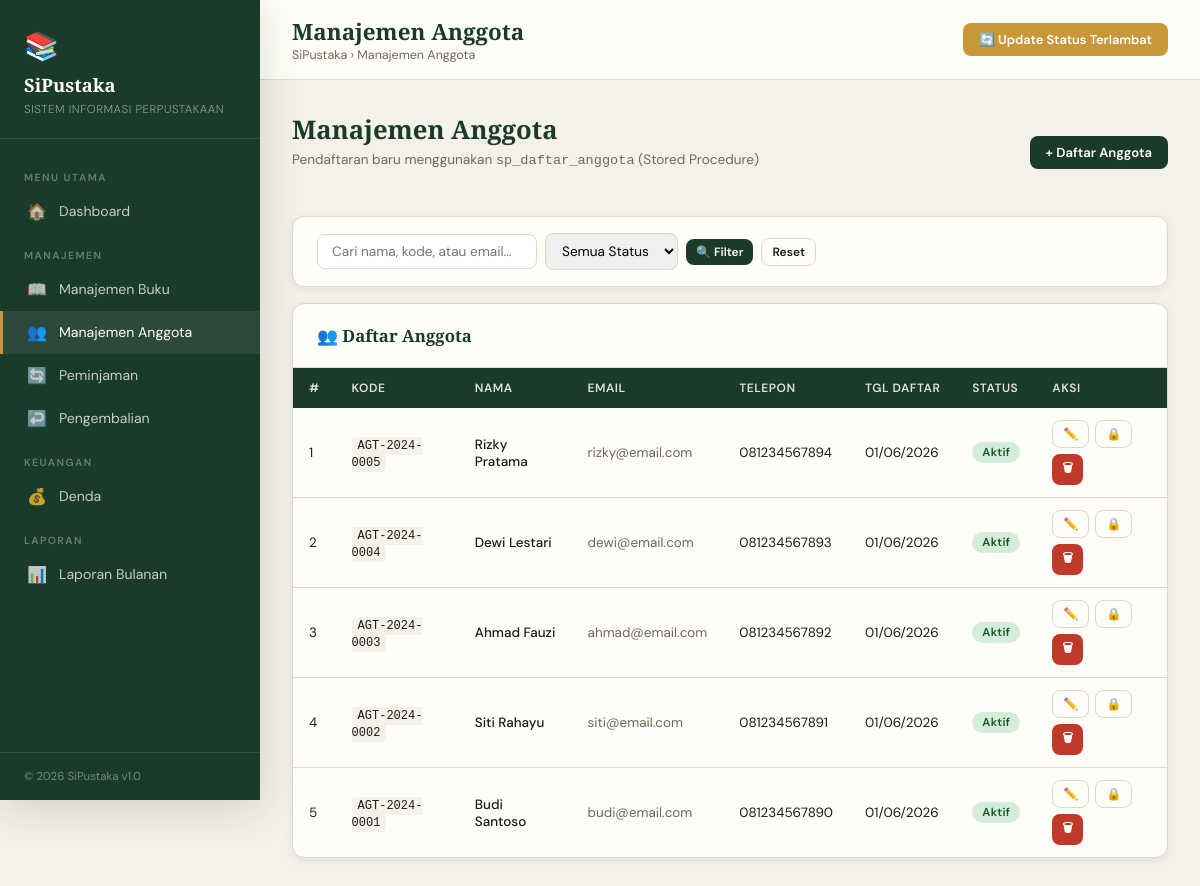
/pages/anggota.php, run on the app's committed database.
### tables this page shows
CREATE TABLE IF NOT EXISTS anggota (
    id_anggota    INT AUTO_INCREMENT PRIMARY KEY,
    kode_anggota  VARCHAR(20)  NOT NULL UNIQUE,
    nama          VARCHAR(150) NOT NULL,
    email         VARCHAR(150) UNIQUE,
    telepon       VARCHAR(20),
    alamat        TEXT,
    tanggal_daftar DATE DEFAULT (CURRENT_DATE),
    status        ENUM('aktif','nonaktif') DEFAULT 'aktif',
    created_at    TIMESTAMP DEFAULT CURRENT_TIMESTAMP
);

### pages/anggota.php (the view, shortened to what this page needs)
<?php
$page_title = 'Manajemen Anggota';
$base_url   = '../';
$db = getDB();
$search = trim($_GET['q'] ?? '');
$where_parts = [];
$where = $where_parts ? "WHERE ".implode(' AND ', $where_parts) : '';
$anggota_list = $db->query("SELECT * FROM anggota $where ORDER BY id_anggota DESC");
include '../includes/header.php';
?>
<div class="flex justify-between items-center mb-6">
    <div>
        <h2 class="section-title">Manajemen Anggota</h2>
        <p class="section-subtitle">Pendaftaran baru menggunakan <code>sp_daftar_anggota</code> (Stored Procedure)</p>
    </div>
    <button class="btn btn-primary" onclick="openModal('modal-tambah')">+ Daftar Anggota</button>
</div>
<div class="card mb-4">
    <div class="card-body" style="padding:16px 24px">
        <form class="search-bar" method="GET">
            <input type="text" name="q" placeholder="Cari nama, kode, atau email..." value="<?= htmlspecialchars($search) ?>">
            <select name="status" style="border:1.5px solid var(--border);border-radius:8px;padding:8px 12px;font-family:'DM Sans',sans-serif;font-size:.85rem;outline:none">
                <option value="">Semua Status</option>
            </select>
            <button type="submit" class="btn btn-primary btn-sm">🔍 Filter</button>
            <a href="anggota.php" class="btn btn-outline btn-sm">Reset</a>
        </form>
    </div>
</div>
<div class="card">
    <div class="card-header">
        <h3>👥 Daftar Anggota</h3>
    </div>
    <div class="card-body">
        <div class="table-wrapper">
            <table>
                <thead>
                    <tr>
                        <th>#</th>
                        <th>Kode</th>
                        <th>Nama</th>
                        <th>Email</th>
                        <th>Telepon</th>
                        <th>Tgl Daftar</th>
                        <th>Status</th>
                        <th>Aksi</th>
                    </tr>
                </thead>
                <tbody>
                <?php
                $no = 1;
                if ($anggota_list && $anggota_list->num_rows > 0):
                    while ($a = $anggota_list->fetch_assoc()):
                ?>
                <tr>
                    <td><?= $no++ ?></td>
                    <td><code style="font-size:.75rem;background:var(--bg);padding:2px 6px;border-radius:4px"><?= htmlspecialchars($a['kode_anggota']) ?></code></td>
                    <td style="font-weight:500"><?= htmlspecialchars($a['nama']) ?></td>
                    <td style="color:var(--text-muted)"><?= htmlspecialchars($a['email'] ?? '-') ?></td>
                    <td><?= htmlspecialchars($a['telepon'] ?? '-') ?></td>
                    <td><?= $a['tanggal_daftar'] ? date('d/m/Y', strtotime($a['tanggal_daftar'])) : '-' ?></td>
                    <td>
                        <span class="badge <?= $a['status']==='aktif' ? 'badge-success' : 'badge-muted' ?>">
                            <?= ucfirst($a['status']) ?>
                        </span>
                    </td>
                    <td>
                        <div style="display:flex;gap:6px;flex-wrap:wrap">
                            <button class="btn btn-outline btn-sm" onclick='editAnggota(<?= json_encode($a) ?>)'>✏️</button>
                            <form method="POST" style="display:inline">
                                <button type="submit" class="btn btn-sm <?= $a['status']==='aktif' ? 'btn-outline' : 'btn-success' ?>">
                                    <?= $a['status']==='aktif' ? '🔒' : '🔓' ?>
                                </button>
                            </form>
                            <form method="POST" onsubmit="return confirm('Hapus anggota ini?')" style="display:inline">
                                <button type="submit" class="btn btn-danger btn-sm">🗑</button>
                            </form>
                        </div>
                    </td>
                </tr>
                <?php endwhile;
                else: ?>
                <tr><td colspan="8">
                    <div class="empty-state"><div class="icon">👤</div><p>Belum ada anggota</p></div>
                </td></tr>
                <?php endif; ?>
                </tbody>
            </table>
        </div>
    </div>
</div>
<?php include '../includes/footer.php'; ?>

### includes/header.php (shortened to what this page needs)
<?php
$current_page = basename($_SERVER['PHP_SELF'], '.php');
?>
<!DOCTYPE html>
<html lang="id">
<head>
<link rel="stylesheet" href="<?= $base_url ?? '../' ?>assets/css/style.css">
</head>
<body>
<aside class="sidebar">
    <div class="sidebar-brand">
        <div class="logo-icon">📚</div>
        <h2>SiPustaka</h2>
        <small>Sistem Informasi Perpustakaan</small>
    </div>
    <nav class="sidebar-nav">
        <div class="nav-label">Menu Utama</div>
        <a href="<?= $base_url ?? '../' ?>index.php" class="<?= $current_page === 'index' ? 'active' : '' ?>">
            <span class="icon">🏠</span> Dashboard
        </a>
        <div class="nav-label">Manajemen</div>
        <a href="<?= $base_url ?? '../' ?>pages/buku.php" class="<?= $current_page === 'buku' ? 'active' : '' ?>">
            <span class="icon">📖</span> Manajemen Buku
        </a>
        <a href="<?= $base_url ?? '../' ?>pages/anggota.php" class="<?= $current_page === 'anggota' ? 'active' : '' ?>">
            <span class="icon">👥</span> Manajemen Anggota
        </a>
        <a href="<?= $base_url ?? '../' ?>pages/peminjaman.php" class="<?= $current_page === 'peminjaman' ? 'active' : '' ?>">
            <span class="icon">🔄</span> Peminjaman
        </a>
        <a href="<?= $base_url ?? '../' ?>pages/pengembalian.php" class="<?= $current_page === 'pengembalian' ? 'active' : '' ?>">
            <span class="icon">↩️</span> Pengembalian
        </a>
        <div class="nav-label">Keuangan</div>
        <a href="<?= $base_url ?? '../' ?>pages/denda.php" class="<?= $current_page === 'denda' ? 'active' : '' ?>">
            <span class="icon">💰</span> Denda
        </a>
        <div class="nav-label">Laporan</div>
        <a href="<?= $base_url ?? '../' ?>pages/laporan.php" class="<?= $current_page === 'laporan' ? 'active' : '' ?>">
            <span class="icon">📊</span> Laporan Bulanan
        </a>
    </nav>
    <div class="sidebar-footer">
        &copy; <?= date('Y') ?> SiPustaka v1.0
    </div>
</aside>
<div class="main">
    <div class="topbar">
        <div>
            <h1><?= htmlspecialchars($page_title ?? 'Dashboard') ?></h1>
            <div class="breadcrumb">SiPustaka &rsaquo; <?= htmlspecialchars($page_title ?? 'Dashboard') ?></div>
        </div>
        <div class="topbar-right">
            <form method="POST" action="<?= $base_url ?? '../' ?>pages/actions/update_status.php" style="display:inline">
                <button type="submit" class="btn-update-status">
                    🔄 Update Status Terlambat
                </button>
            </form>
        </div>
    </div>
    <div class="content">

### includes/footer.php (shortened to what this page needs)
    </div>
</div>
</body>
</html>

### data on the page
anggota: kode_anggota "AGT-2024-0005", nama "Rizky Pratama", email "rizky@email.com", telepon "081234567894", tanggal_daftar "01/06/2026", status "Aktif"
anggota: kode_anggota "AGT-2024-0004", nama "Dewi Lestari", email "dewi@email.com", telepon "081234567893", tanggal_daftar "01/06/2026", status "Aktif"
anggota: kode_anggota "AGT-2024-0003", nama "Ahmad Fauzi", email "ahmad@email.com", telepon "081234567892", tanggal_daftar "01/06/2026", status "Aktif"
anggota: kode_anggota "AGT-2024-0002", nama "Siti Rahayu", email "siti@email.com", telepon "081234567891", tanggal_daftar "01/06/2026", status "Aktif"
anggota: kode_anggota "AGT-2024-0001", nama "Budi Santoso", email "budi@email.com", telepon "081234567890", tanggal_daftar "01/06/2026", status "Aktif"

### other printed values
$page_title "Manajemen Anggota"
